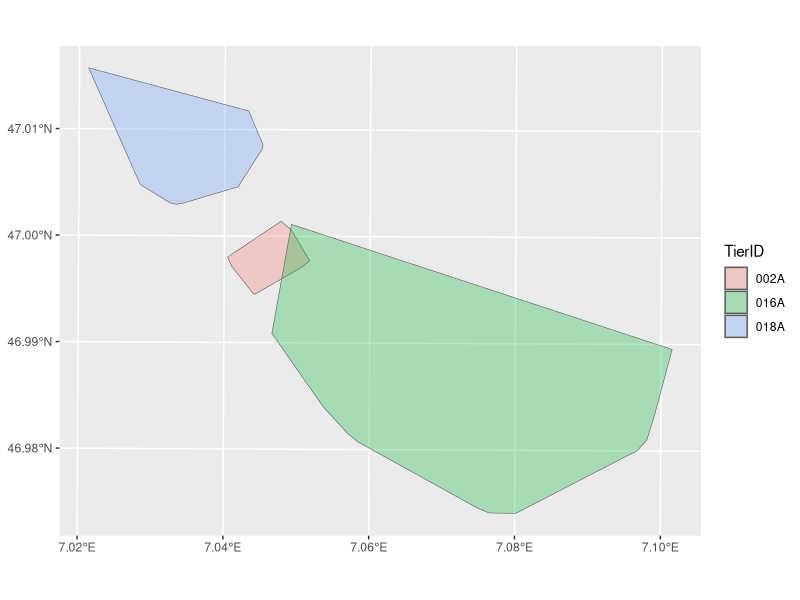
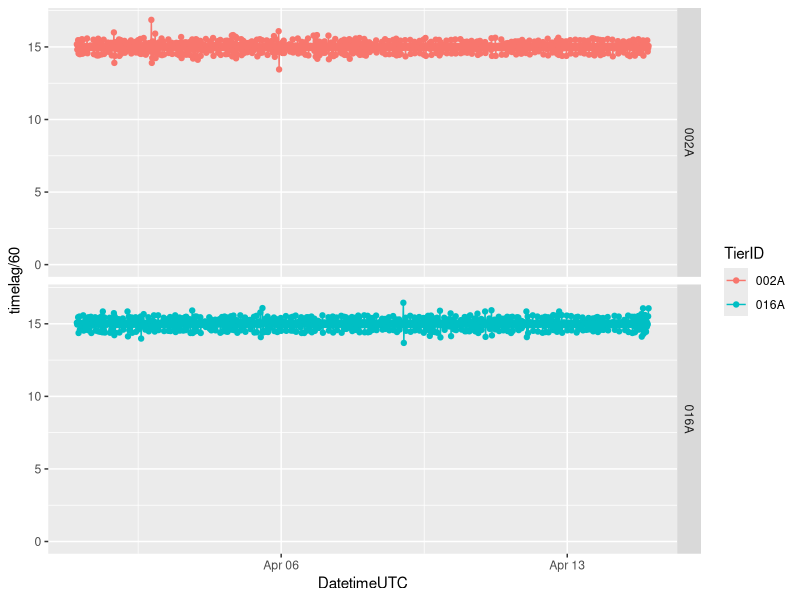
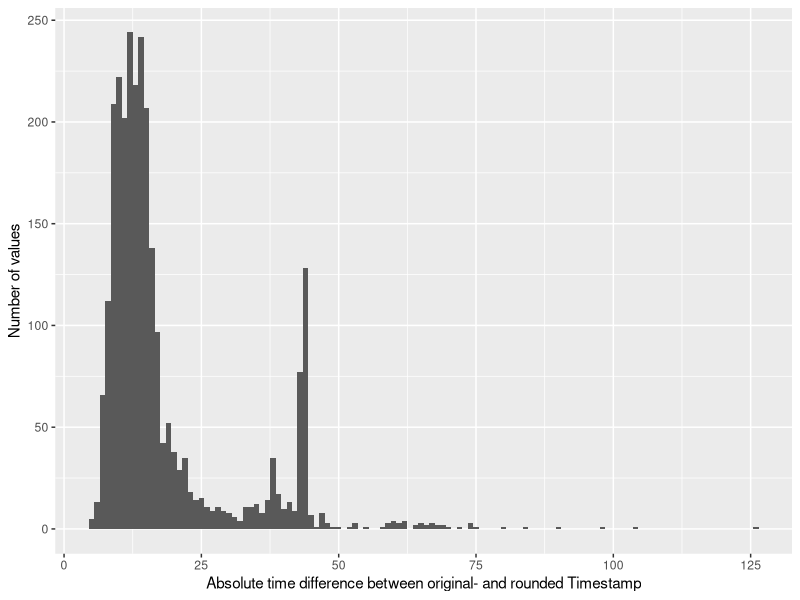
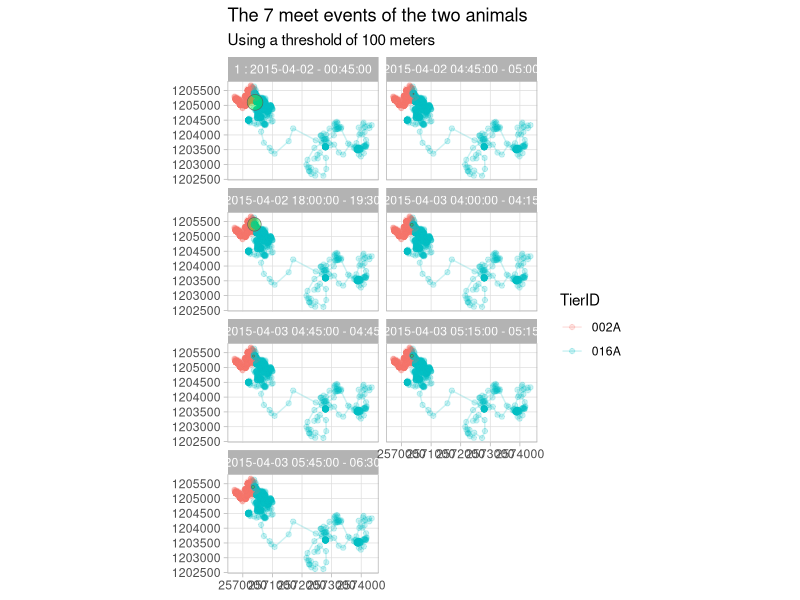

Recreate these plots in R, in order.
#- header3 Preperation
#- chunkstart
library(tidyverse)
library(sf)
library(lubridate)

# Import as tibble
wildschwein_BE <- read_delim("00_Rawdata/wildschwein_BE.csv",",")

# Convert to sf-object
wildschwein_BE = st_as_sf(wildschwein_BE, coords = c("Long", "Lat"), crs = 4326,remove = FALSE)

# transform to CH1903 LV95
wildschwein_BE <- st_transform(wildschwein_BE, 2056)

# Add geometry as E/N integer Columns
wildschwein_BE <- st_coordinates(wildschwein_BE) %>%
  cbind(wildschwein_BE,.) %>%
  rename(E = X) %>%
  rename(N = Y)

# Compute timelag, steplength and speed
wildschwein_BE <- wildschwein_BE %>%
  group_by(TierID) %>%
  mutate(
    timelag = as.numeric(difftime(lead(DatetimeUTC),DatetimeUTC,units = "secs")),
    steplength = sqrt((E-lead(E,1))^2+(N-lead(N,1))^2),
    speed = steplength/timelag
  )

#- chunkend
#- header3 Input
#- chunkstart
testfun <- function(){}

testfun()

class(testfun)

testfun <- function(){print("this function does nothing")}

testfun()

testfun <- function(sometext){print(sometext)}

testfun(sometext = "this function does slightly more, but still not much")
# specify two parameters:
# x: the value  with want to take the root from
# n: the root we want to take (2 for 2nd root)

nthroot <- function(x,n){x^(1/n)}

# Test function by taking the second root of 4. 
# Expecting the result to be 2:
nthroot(x = 4,n = 2)

nthroot(27,3)
nthroot(3,3)
nthroot <- function(x,n = 2){x^(1/n)}

# if not stated otherwise, our function takes the square root
nthroot(10)
# We can still overwrite n
nthroot(10,3)

#- header3 Task 1
#- chunkstart
euclid <- function(x,y,leadval = 1){
  sqrt((x-lead(x,leadval))^2+(y-lead(y,leadval))^2)
}
#- chunkend
#- header3 Task 2
#- chunkstart
wildschwein_filter <- wildschwein_BE %>%
  filter(DatetimeUTC > "2015-04-01",
         DatetimeUTC < "2015-04-15") 
wildschwein_filter %>%
  group_by(TierID) %>%
  summarise() %>%
  st_convex_hull() %>%
  ggplot() + geom_sf(aes(fill = TierID),alpha = 0.3)

wildschwein_filter <- wildschwein_filter %>%
  filter(TierID != "018A")

#- chunkend
#- header3 Task 3
#- chunkstart
head(wildschwein_filter)
ggplot(wildschwein_filter, aes(DatetimeUTC,timelag/60, colour = TierID)) + 
  geom_line() + 
  geom_point()+ 
  expand_limits(y = 0) +
  facet_grid(TierID~.)

wildschwein_filter <- wildschwein_filter %>%
  group_by(TierID) %>%
  mutate(
    DatetimeRound = round_date(DatetimeUTC,"15 minutes")
  )

wildschwein_filter %>%
  mutate(delta = abs(as.integer(difftime(DatetimeUTC,DatetimeRound, units = "secs")))) %>%
  ggplot(aes(delta)) +
  geom_histogram(binwidth = 1) +
  labs(x = "Absolute time difference between original- and rounded Timestamp",
       y = "Number of values")
#- chunkend
#- header3 Task 4
#- chunkstart
wildschwein_join <- wildschwein_filter %>%
  ungroup() %>%
  select(TierID,DatetimeRound,E,N) %>%
  st_set_geometry(NULL) %>%
  split(.$TierID) %>%
  accumulate(~full_join(.x,.y, by = "DatetimeRound")) %>%
  pluck(length(.))


euclid2 <- function(x1,y1,x2,y2){
  sqrt((x1-x2)^2+(y2-y2)^2)
}


wildschwein_join <- wildschwein_join %>%
  mutate(
    distance = euclid2(E.x,N.x,E.y,N.y),
    meet = distance < 100
  )

wildschwein_join
#- chunkend
#- header3 Task 5
#- chunkstart

# library(ggpmisc)
# 
# pk25 <- brick("../CMA_FS2018_Filestorage/pk25.tif")
# swissimage <- brick("../CMA_FS2018_Filestorage/swissimage_250cm.tif")

number_seq = function(bool){
  fac <- as.factor(ifelse(bool,1+cumsum(!bool),NA))
  levels(fac) <- 1:length(levels(fac))
  return(fac)
}


library(lwgeom)

wildschwein_spread <- wildschwein_join %>%
  mutate(meet_seq = number_seq(meet)) %>% 
  gather(key,val, contains(".")) %>%
  separate(key,into = c("key","animal")) %>%
  spread(key,val,convert = T) %>%
  arrange(TierID,DatetimeRound) %>%
  st_as_sf(coords = c("E","N"),remove = F) %>%
  st_set_crs(2056) 

meets <- wildschwein_spread %>%
  filter(meet) %>%
  group_by(meet_seq) %>%
  summarise(
    start = min(DatetimeRound),
    end = max(DatetimeRound)
  ) %>%
  mutate(name = paste(meet_seq,":",start,"-",strftime(end,format = "%H:%M:%S"))) %>%
  st_minimum_bounding_circle()

ggplot(wildschwein_spread) +
  geom_point(aes(E,N,colour = TierID),alpha = 0.2) +
  geom_path(aes(E,N,colour = TierID),alpha = 0.2) +
  geom_sf(data = meets, alpha = 0.3, fill = "green") +
  facet_wrap(~name, ncol = 2) +
  coord_sf(datum = 2056) +
  theme_light() +
  theme(axis.title = element_blank()) +
  labs(title = paste("The",nrow(meets),"meet events of the two animals"), subtitle = "Using a threshold of 100 meters")



#- chunkend
#- header3 Task 6
#- chunkstart
## 
## meanmeetpoints <- wildschwein_join %>%
##   filter(meet) %>%
##   mutate(
##     E.mean = (E.x+E.y)/2,
##     N.mean = (N.x+N.y)/2
## 
##   )
## 
## library(plotly)
## plot_ly(wildschwein_join, x = ~E.x,y = ~N.x, z = ~DatetimeRound,type = "scatter3d", mode = "lines") %>%
##   add_trace(wildschwein_join, x = ~E.y,y = ~N.y, z = ~DatetimeRound) %>%
##   add_markers(data = meanmeetpoints, x = ~E.mean,y = ~N.mean, z = ~DatetimeRound) %>%
##   layout(scene = list(xaxis = list(title = 'E'),
##                       yaxis = list(title = 'N'),
##                       zaxis = list(title = 'Time')))
## 
## wildschwein_join %>%
##   filter(DatetimeRound<"2015-04-04") %>%
##   plot_ly(x = ~E.x,y = ~N.x, z = ~DatetimeRound,type = "scatter3d", mode = "lines") %>%
##   add_trace(wildschwein_join, x = ~E.y,y = ~N.y, z = ~DatetimeRound) %>%
##   add_markers(data = meanmeetpoints, x = ~E.mean,y = ~N.mean, z = ~DatetimeRound) %>%
##   layout(scene = list(xaxis = list(title = 'E'),
##                       yaxis = list(title = 'N'),
##                       zaxis = list(title = 'Time')))
#- chunkend
